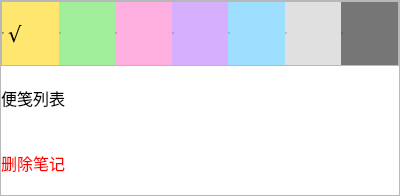
<?xml version="1.0" encoding="UTF-8"?>
<ui version="4.0">
 <class>NoteMenu</class>
 <widget class="QWidget" name="NoteMenu">
  <property name="geometry">
   <rect>
    <x>0</x>
    <y>0</y>
    <width>400</width>
    <height>196</height>
   </rect>
  </property>
  <property name="windowTitle">
   <string>Form</string>
  </property>
  <layout class="QVBoxLayout" name="verticalLayout">
   <property name="spacing">
    <number>0</number>
   </property>
   <property name="leftMargin">
    <number>0</number>
   </property>
   <property name="topMargin">
    <number>0</number>
   </property>
   <property name="rightMargin">
    <number>0</number>
   </property>
   <property name="bottomMargin">
    <number>0</number>
   </property>
   <item>
    <widget class="QFrame" name="frame_outer">
     <property name="frameShape">
      <enum>QFrame::StyledPanel</enum>
     </property>
     <property name="frameShadow">
      <enum>QFrame::Raised</enum>
     </property>
     <layout class="QVBoxLayout" name="verticalLayout_2">
      <property name="spacing">
       <number>0</number>
      </property>
      <property name="leftMargin">
       <number>0</number>
      </property>
      <property name="topMargin">
       <number>0</number>
      </property>
      <property name="rightMargin">
       <number>0</number>
      </property>
      <property name="bottomMargin">
       <number>0</number>
      </property>
      <item>
       <widget class="QFrame" name="frame">
        <property name="frameShape">
         <enum>QFrame::StyledPanel</enum>
        </property>
        <property name="frameShadow">
         <enum>QFrame::Raised</enum>
        </property>
        <layout class="QHBoxLayout" name="horizontalLayout">
         <property name="spacing">
          <number>0</number>
         </property>
         <property name="leftMargin">
          <number>0</number>
         </property>
         <property name="topMargin">
          <number>0</number>
         </property>
         <property name="rightMargin">
          <number>0</number>
         </property>
         <property name="bottomMargin">
          <number>0</number>
         </property>
         <item>
          <widget class="QRadioButton" name="radioButton_1">
           <property name="sizePolicy">
            <sizepolicy hsizetype="Minimum" vsizetype="Preferred">
             <horstretch>0</horstretch>
             <verstretch>0</verstretch>
            </sizepolicy>
           </property>
           <property name="font">
            <font>
             <family>Candara Light</family>
             <pointsize>16</pointsize>
            </font>
           </property>
           <property name="styleSheet">
            <string notr="true">QRadioButton{
background-color: rgb(255, 230, 110);
}
QRadioButton::indicator{
width: 0px;
hight: 0px
}</string>
           </property>
           <property name="text">
            <string>√</string>
           </property>
           <property name="checked">
            <bool>true</bool>
           </property>
          </widget>
         </item>
         <item>
          <widget class="QRadioButton" name="radioButton_2">
           <property name="sizePolicy">
            <sizepolicy hsizetype="Minimum" vsizetype="Preferred">
             <horstretch>0</horstretch>
             <verstretch>0</verstretch>
            </sizepolicy>
           </property>
           <property name="font">
            <font>
             <family>Candara Light</family>
             <pointsize>16</pointsize>
            </font>
           </property>
           <property name="styleSheet">
            <string notr="true">QRadioButton{
background-color: rgb(161, 239, 155);
}
QRadioButton::indicator{
width: 0px;
hight: 0px
}</string>
           </property>
           <property name="text">
            <string/>
           </property>
           <property name="checked">
            <bool>false</bool>
           </property>
          </widget>
         </item>
         <item>
          <widget class="QRadioButton" name="radioButton_3">
           <property name="sizePolicy">
            <sizepolicy hsizetype="Minimum" vsizetype="Preferred">
             <horstretch>0</horstretch>
             <verstretch>0</verstretch>
            </sizepolicy>
           </property>
           <property name="font">
            <font>
             <family>Candara Light</family>
             <pointsize>16</pointsize>
            </font>
           </property>
           <property name="styleSheet">
            <string notr="true">QRadioButton{
background-color: rgb(255, 175, 223);
}
QRadioButton::indicator{
width: 0px;
hight: 0px
}</string>
           </property>
           <property name="text">
            <string/>
           </property>
           <property name="checked">
            <bool>false</bool>
           </property>
          </widget>
         </item>
         <item>
          <widget class="QRadioButton" name="radioButton_4">
           <property name="sizePolicy">
            <sizepolicy hsizetype="Minimum" vsizetype="Preferred">
             <horstretch>0</horstretch>
             <verstretch>0</verstretch>
            </sizepolicy>
           </property>
           <property name="font">
            <font>
             <family>Candara Light</family>
             <pointsize>16</pointsize>
            </font>
           </property>
           <property name="styleSheet">
            <string notr="true">QRadioButton{
background-color: rgb(215, 175, 255);
}
QRadioButton::indicator{
width: 0px;
hight: 0px
}</string>
           </property>
           <property name="text">
            <string/>
           </property>
           <property name="checked">
            <bool>false</bool>
           </property>
          </widget>
         </item>
         <item>
          <widget class="QRadioButton" name="radioButton_5">
           <property name="sizePolicy">
            <sizepolicy hsizetype="Minimum" vsizetype="Preferred">
             <horstretch>0</horstretch>
             <verstretch>0</verstretch>
            </sizepolicy>
           </property>
           <property name="font">
            <font>
             <family>Candara Light</family>
             <pointsize>16</pointsize>
            </font>
           </property>
           <property name="styleSheet">
            <string notr="true">QRadioButton{
background-color: rgb(158, 223, 255);
}
QRadioButton::indicator{
width: 0px;
hight: 0px
}</string>
           </property>
           <property name="text">
            <string/>
           </property>
           <property name="checked">
            <bool>false</bool>
           </property>
          </widget>
         </item>
         <item>
          <widget class="QRadioButton" name="radioButton_6">
           <property name="sizePolicy">
            <sizepolicy hsizetype="Minimum" vsizetype="Preferred">
             <horstretch>0</horstretch>
             <verstretch>0</verstretch>
            </sizepolicy>
           </property>
           <property name="font">
            <font>
             <family>Candara Light</family>
             <pointsize>16</pointsize>
            </font>
           </property>
           <property name="styleSheet">
            <string notr="true">QRadioButton{
background-color: rgb(224, 224, 224);
}
QRadioButton::indicator{
width: 0px;
hight: 0px
}</string>
           </property>
           <property name="text">
            <string/>
           </property>
           <property name="checked">
            <bool>false</bool>
           </property>
          </widget>
         </item>
         <item>
          <widget class="QRadioButton" name="radioButton_7">
           <property name="sizePolicy">
            <sizepolicy hsizetype="Minimum" vsizetype="Preferred">
             <horstretch>0</horstretch>
             <verstretch>0</verstretch>
            </sizepolicy>
           </property>
           <property name="font">
            <font>
             <family>Candara Light</family>
             <pointsize>16</pointsize>
            </font>
           </property>
           <property name="styleSheet">
            <string notr="true">QRadioButton{
background-color: rgb(118, 118, 118);
}
QRadioButton::indicator{
width: 0px;
hight: 0px
}</string>
           </property>
           <property name="text">
            <string/>
           </property>
           <property name="checked">
            <bool>false</bool>
           </property>
          </widget>
         </item>
        </layout>
       </widget>
      </item>
      <item>
       <widget class="QPushButton" name="pushButton">
        <property name="sizePolicy">
         <sizepolicy hsizetype="Minimum" vsizetype="Preferred">
          <horstretch>0</horstretch>
          <verstretch>0</verstretch>
         </sizepolicy>
        </property>
        <property name="font">
         <font>
          <family>Arial</family>
          <pointsize>12</pointsize>
         </font>
        </property>
        <property name="styleSheet">
         <string notr="true">QPushButton{
border:none;
background-color: white;
text-align:left;
}
QPushButton:hover{
background-color: rgb(237, 237, 237);
}</string>
        </property>
        <property name="text">
         <string>便笺列表</string>
        </property>
        <property name="icon">
         <iconset resource="images.qrc">
          <normaloff>:/resources/align-left.svg</normaloff>:/resources/align-left.svg</iconset>
        </property>
       </widget>
      </item>
      <item>
       <widget class="QPushButton" name="pushButton_delete">
        <property name="sizePolicy">
         <sizepolicy hsizetype="Minimum" vsizetype="Preferred">
          <horstretch>0</horstretch>
          <verstretch>0</verstretch>
         </sizepolicy>
        </property>
        <property name="font">
         <font>
          <pointsize>12</pointsize>
         </font>
        </property>
        <property name="styleSheet">
         <string notr="true">QPushButton{
border:none;
color: rgb(255, 0, 0);
background-color:white;
text-align:left;
}
QPushButton:hover{
background-color: rgb(237, 237, 237);
}</string>
        </property>
        <property name="text">
         <string>删除笔记</string>
        </property>
        <property name="icon">
         <iconset resource="images.qrc">
          <normaloff>:/resources/trash-2_red.svg</normaloff>:/resources/trash-2_red.svg</iconset>
        </property>
       </widget>
      </item>
     </layout>
    </widget>
   </item>
  </layout>
 </widget>
 <resources>
  <include location="images.qrc"/>
 </resources>
 <connections/>
</ui>
